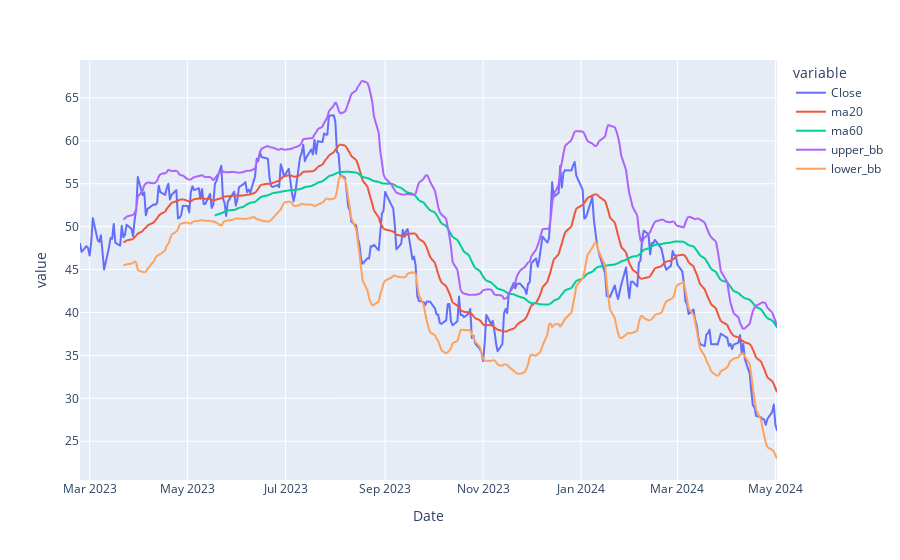

Here is the notebook cell this chart was saved with:
### Code cell
px.line(stock_data[["Close", "ma20", "ma60", "upper_bb", "lower_bb"]])

### Figure 1 — Plotly figure (JSON) as saved in the notebook; plotly's stock layout.template omitted (floating-point values rounded to 4 significant figures; data arrays with more than 128 entries replaced by an {"elided": "..."} marker saying what was removed)
{"data": [{"hovertemplate": "variable=Close<br>Date=%{x}<br>value=%{y}<extra></extra>", "legendgroup": "Close", "line": {"color": "#636efa", "dash": "solid"}, "marker": {"symbol": "circle"}, "mode": "lines", "name": "Close", "showlegend": true, "type": "scattergl", "x": {"elided": "300 str values"}, "xaxis": "x", "y": {"elided": "300 float values"}, "yaxis": "y"}, {"hovertemplate": "variable=ma20<br>Date=%{x}<br>value=%{y}<extra></extra>", "legendgroup": "ma20", "line": {"color": "#EF553B", "dash": "solid"}, "marker": {"symbol": "circle"}, "mode": "lines", "name": "ma20", "showlegend": true, "type": "scattergl", "x": {"elided": "300 str values"}, "xaxis": "x", "y": {"elided": "300 float values"}, "yaxis": "y"}, {"hovertemplate": "variable=ma60<br>Date=%{x}<br>value=%{y}<extra></extra>", "legendgroup": "ma60", "line": {"color": "#00cc96", "dash": "solid"}, "marker": {"symbol": "circle"}, "mode": "lines", "name": "ma60", "showlegend": true, "type": "scattergl", "x": {"elided": "300 str values"}, "xaxis": "x", "y": {"elided": "300 float values"}, "yaxis": "y"}, {"hovertemplate": "variable=upper_bb<br>Date=%{x}<br>value=%{y}<extra></extra>", "legendgroup": "upper_bb", "line": {"color": "#ab63fa", "dash": "solid"}, "marker": {"symbol": "circle"}, "mode": "lines", "name": "upper_bb", "showlegend": true, "type": "scattergl", "x": {"elided": "300 str values"}, "xaxis": "x", "y": {"elided": "300 float values"}, "yaxis": "y"}, {"hovertemplate": "variable=lower_bb<br>Date=%{x}<br>value=%{y}<extra></extra>", "legendgroup": "lower_bb", "line": {"color": "#FFA15A", "dash": "solid"}, "marker": {"symbol": "circle"}, "mode": "lines", "name": "lower_bb", "showlegend": true, "type": "scattergl", "x": {"elided": "300 str values"}, "xaxis": "x", "y": {"elided": "300 float values"}, "yaxis": "y"}], "layout": {"legend": {"title": {"text": "variable"}, "tracegroupgap": 0}, "margin": {"t": 60}, "xaxis": {"anchor": "y", "domain": [0, 1], "title": {"text": "Date"}}, "yaxis": {"anchor": "x", "domain": [0, 1], "title": {"text": "value"}}}}
